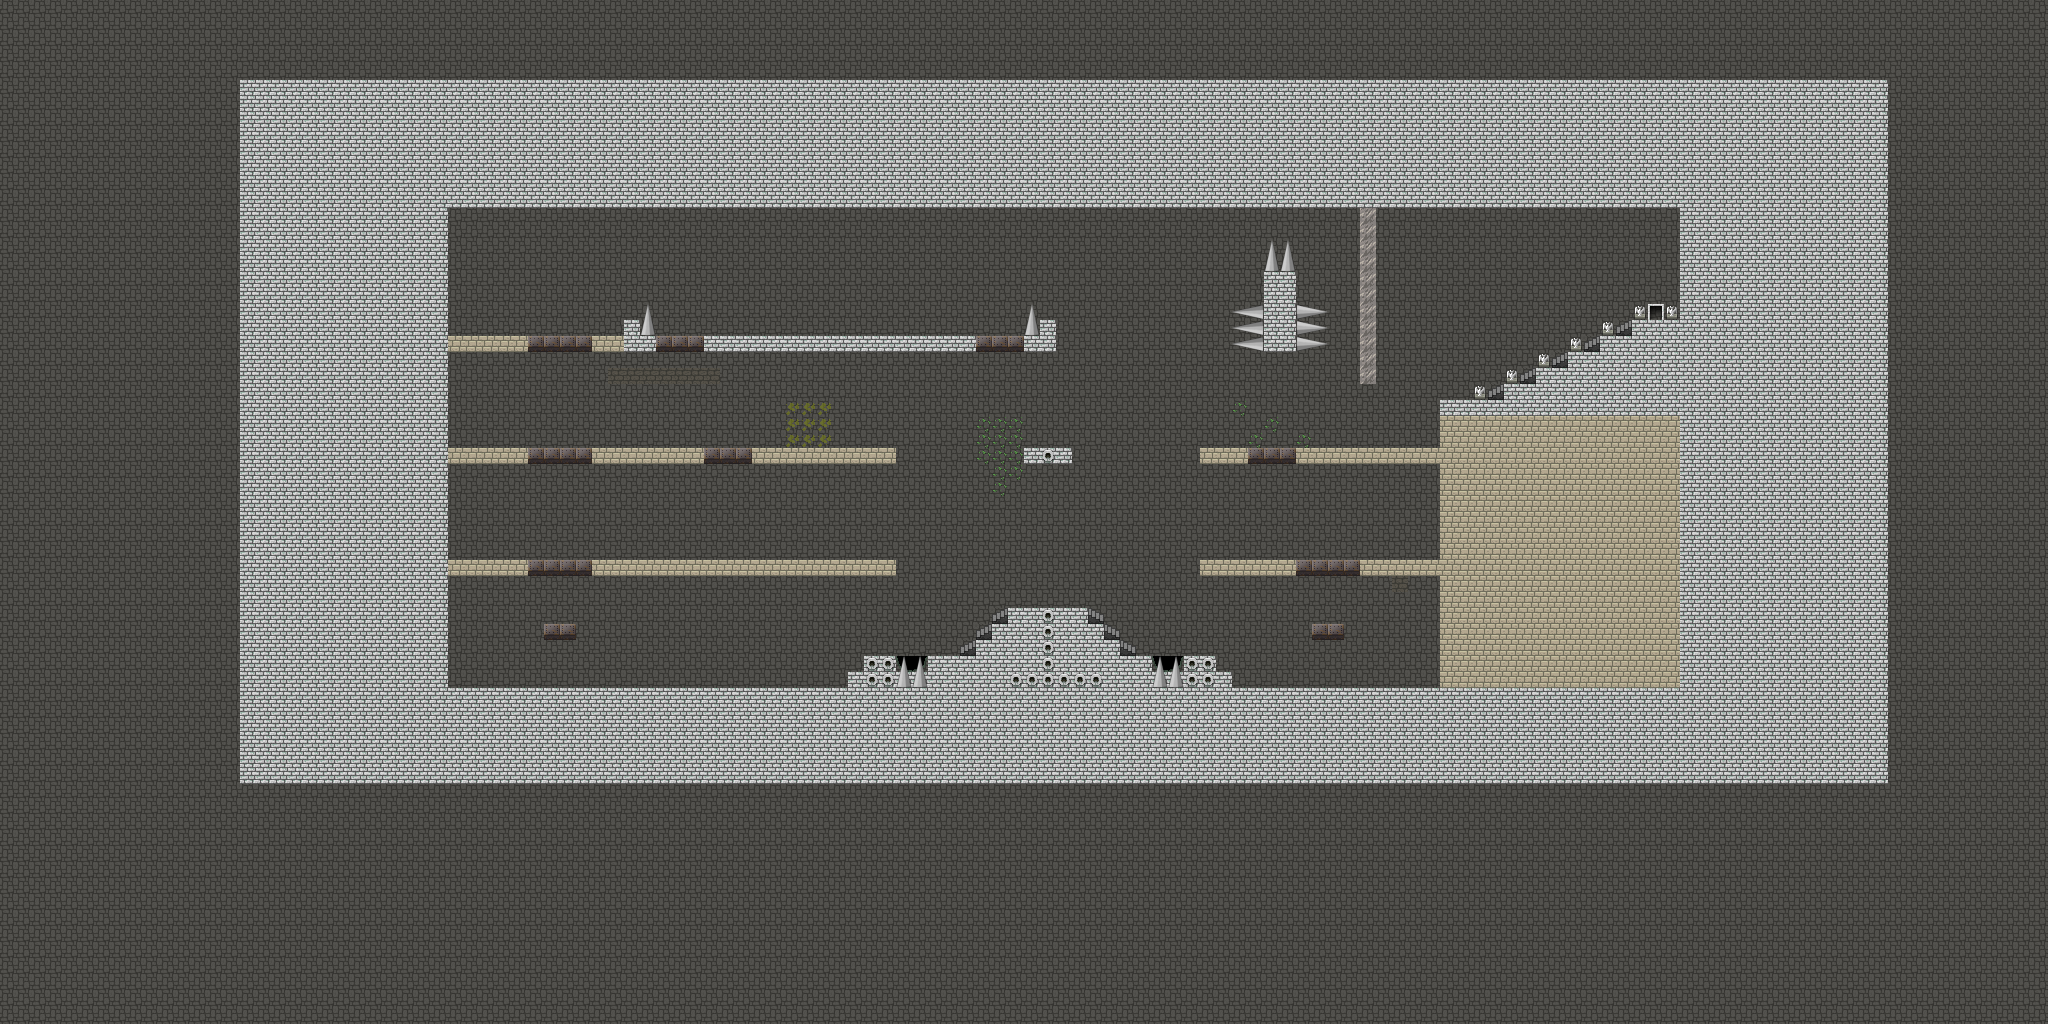

This game map was drawn from its Tiled (.tmx) file and the tilesets committed beside it. A one-line description and the trimmed map source follow:
An orthogonal 128x64 tile map with 16x16 px tiles, 2 tile layers (Ground, StaticTrapPaint), 4 tilesets and 84 objects.

<map version="1.10" tiledversion="1.10.2" orientation="orthogonal" renderorder="right-down" width="128" height="64" tilewidth="16" tileheight="16" infinite="0" nextlayerid="13" nextobjectid="322">
 <tileset firstgid="1" source="tiles0.tsx" />
 <tileset firstgid="65" source="tiles1.tsx" />
 <tileset firstgid="129" source="tiles2.tsx" />
 <tileset firstgid="193" source="../traps/spike/traps_spike.tsx" />
 <layer id="8" name="Ground" width="128" height="64">
  <properties>
   <property name="unity:SortingLayer" value="Background" />
  </properties>
  <data>[8192 cells, 8192 non-empty, 19 distinct tile ids]</data>
 </layer>
 <layer id="12" name="StaticTrapPaint" width="128" height="64">
  <properties>
   <property name="unity:SortingLayer" value="Background" />
  </properties>
  <data>[8192 cells, 122 non-empty, 9 distinct tile ids]</data>
 </layer>
 <objectgroup id="1" name="PlayerStartingPos">
  <object id="137" x="488" y="524">
   <properties>
    <property name="dirX" value="+2" />
    <property name="teamId" value="2" />
   </properties>
   <point />
  </object>
  <object id="135" x="488" y="308">
   <properties>
    <property name="dirX" value="+2" />
    <property name="teamId" value="1" />
   </properties>
   <point />
  </object>
 </objectgroup>
 <objectgroup id="4" name="NpcStartingPos">
  <object id="183" x="1248" y="640">
   <properties>
    <property name="dirX" value="-2" />
    <property name="speciesId" value="1" />
    <property name="teamId" value="1" />
   </properties>
   <point />
  </object>
  <object id="184" x="824" y="640">
   <properties>
    <property name="dirX" value="2" />
    <property name="speciesId" value="1" />
    <property name="static" value="0" />
    <property name="teamId" value="2" />
   </properties>
   <point />
  </object>
  <object id="188" x="1280" y="640">
   <properties>
    <property name="dirX" value="-2" />
    <property name="speciesId" value="3" />
    <property name="teamId" value="1" />
   </properties>
   <point />
  </object>
  <object id="192" x="792" y="640">
   <properties>
    <property name="dirX" value="+2" />
    <property name="speciesId" value="3" />
    <property name="static" value="0" />
    <property name="teamId" value="2" />
   </properties>
   <point />
  </object>
  <object id="195" x="1044" y="524">
   <properties>
    <property name="dirX" value="-2" />
    <property name="speciesId" value="4096" />
    <property name="static" value="1" />
    <property name="teamId" value="3" />
   </properties>
   <point />
  </object>
  <object id="291" x="653" y="645">
   <properties>
    <property name="dirX" value="2" />
    <property name="speciesId" value="3" />
    <property name="static" value="1" />
    <property name="teamId" value="2" />
   </properties>
   <point />
  </object>
  <object id="292" x="1397" y="684">
   <properties>
    <property name="dirX" value="-2" />
    <property name="speciesId" value="3" />
    <property name="static" value="1" />
    <property name="teamId" value="1" />
   </properties>
   <point />
  </object>
 </objectgroup>
 <objectgroup id="9" name="TrapStartingPos">
  <properties>
   <property name="unity:SortingLayer" value="Background" />
  </properties>
  <object id="235" x="1264" y="244" width="32" height="28">
   <properties>
    <property name="collisionTypeMask" value="4" />
    <property name="providesDamage" value="1" />
    <property name="speciesId" value="2" />
    <property name="static" value="1" />
   </properties>
  </object>
  <object id="242" gid="193" x="1072" y="352" width="64" height="16">
   <properties>
    <property name="dirX" value="+2" />
    <property name="speed" value="6" />
   </properties>
  </object>
  <object id="246" x="1296" y="304" width="32" height="48">
   <properties>
    <property name="collisionTypeMask" value="4" />
    <property name="providesDamage" value="1" />
    <property name="speciesId" value="2" />
    <property name="static" value="1" />
   </properties>
  </object>
  <object id="258" x="639.667" y="302.667" width="16" height="32">
   <properties>
    <property name="collisionTypeMask" value="4" />
    <property name="providesDamage" value="1" />
    <property name="speciesId" value="2" />
    <property name="static" value="1" />
   </properties>
  </object>
  <object id="260" x="1648" y="304" width="16" height="16">
   <properties>
    <property name="collisionTypeMask" value="4" />
    <property name="providesEscape" value="1" />
    <property name="speciesId" value="2" />
    <property name="static" value="1" />
   </properties>
  </object>
  <object id="263" x="896" y="672" width="32" height="16">
   <properties>
    <property name="collisionTypeMask" value="4" />
    <property name="providesDamage" value="1" />
    <property name="speciesId" value="2" />
    <property name="static" value="1" />
   </properties>
  </object>
  <object id="264" x="1152" y="672" width="32" height="16">
   <properties>
    <property name="collisionTypeMask" value="4" />
    <property name="providesDamage" value="1" />
    <property name="speciesId" value="2" />
    <property name="static" value="1" />
   </properties>
  </object>
  <object id="281" x="1024" y="304" width="16" height="32">
   <properties>
    <property name="collisionTypeMask" value="4" />
    <property name="providesDamage" value="1" />
    <property name="speciesId" value="2" />
    <property name="static" value="1" />
   </properties>
  </object>
  <object id="285" gid="194" x="896" y="514" width="64" height="32">
   <properties>
    <property name="dirX" value="0" />
    <property name="dirY" value="-2" />
    <property name="speed" value="6" />
   </properties>
  </object>
  <object id="286" gid="194" x="1136" y="514" width="64" height="32">
   <properties>
    <property name="dirX" value="0" />
    <property name="dirY" value="+2" />
    <property name="speed" value="6" />
   </properties>
  </object>
  <object id="295" x="528" y="336" width="64" height="16">
   <properties>
    <property name="collisionTypeMask" value="5" />
    <property name="providesHardPushback" value="1" />
    <property name="providesSlipJump" value="1" />
    <property name="speciesId" value="1" />
    <property name="static" value="1" />
   </properties>
  </object>
  <object id="297" gid="195" x="752" y="336" width="64" height="32">
   <properties>
    <property name="dirX" value="+2" />
    <property name="speed" value="14" />
   </properties>
  </object>
  <object id="298" x="1232" y="304" width="32" height="48">
   <properties>
    <property name="collisionTypeMask" value="4" />
    <property name="providesDamage" value="1" />
    <property name="speciesId" value="2" />
    <property name="static" value="1" />
   </properties>
  </object>
  <object id="301" x="656" y="336" width="48" height="16">
   <properties>
    <property name="collisionTypeMask" value="5" />
    <property name="providesHardPushback" value="1" />
    <property name="providesSlipJump" value="1" />
    <property name="speciesId" value="1" />
    <property name="static" value="1" />
   </properties>
  </object>
  <object id="302" x="976" y="336" width="48" height="16">
   <properties>
    <property name="collisionTypeMask" value="5" />
    <property name="providesHardPushback" value="1" />
    <property name="providesSlipJump" value="1" />
    <property name="speciesId" value="1" />
    <property name="static" value="1" />
   </properties>
  </object>
  </objectgroup>
 <objectgroup id="2" name="Barrier">
  <properties>
   <property name="type" value="barrier_and_shelter" />
  </properties>
  <!-- 31 objects omitted --></objectgroup>
 <objectgroup id="5" name="PatrolCue">
  <!-- 22 objects omitted --></objectgroup>
</map>
<!-- 60 of 84 objects omitted -->
